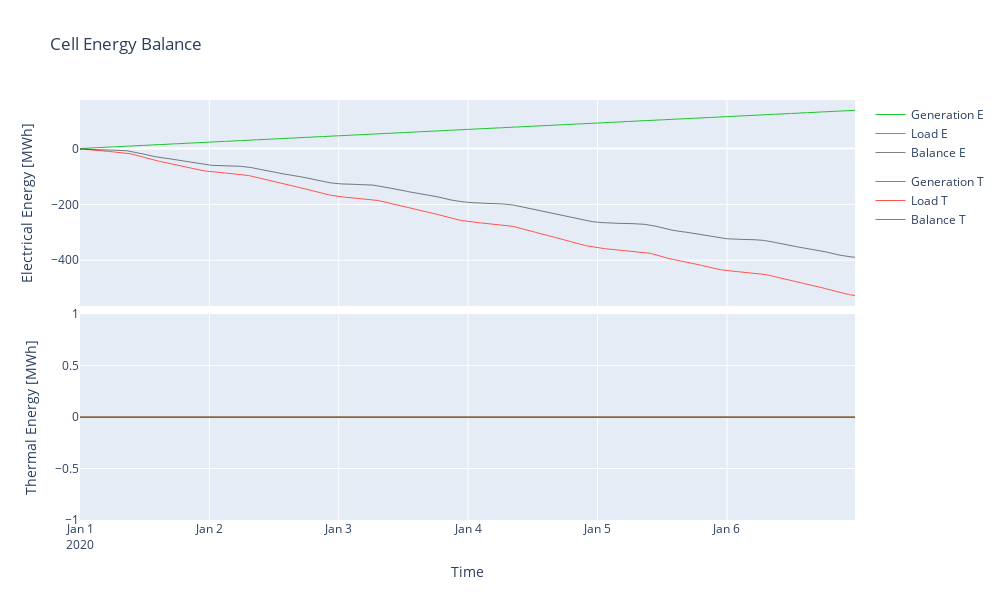

Notebook code for this chart:
### Code cell
plots.cellEnergyBalance(cell, time)

### Figure 1 — Plotly figure (JSON) as saved in the notebook; plotly's stock layout.template omitted (floating-point values rounded to 4 significant figures; data arrays with more than 128 entries replaced by an {"elided": "..."} marker saying what was removed)
{"data": [{"legendgroup": "Electrical", "line": {"color": "rgb(27,198,47)", "width": 1}, "name": "Generation E", "type": "scatter", "x": {"elided": "576 str values"}, "xaxis": "x", "y": {"elided": "576 float values"}, "yaxis": "y"}, {"legendgroup": "Electrical", "line": {"color": "rgb(255,84,79)", "width": 1}, "name": "Load E", "type": "scatter", "x": {"elided": "576 str values"}, "xaxis": "x", "y": {"elided": "576 float values"}, "yaxis": "y"}, {"legendgroup": "Electrical", "line": {"color": "rgba(0,0,0,0.5)", "width": 1}, "name": "Balance E", "type": "scatter", "x": {"elided": "576 str values"}, "xaxis": "x", "y": {"elided": "576 float values"}, "yaxis": "y"}, {"legendgroup": "Thermal", "line": {"color": "rgb(27,198,47)", "width": 1}, "name": "Generation T", "type": "scatter", "x": {"elided": "576 str values"}, "xaxis": "x2", "y": {"elided": "576 int values"}, "yaxis": "y2"}, {"legendgroup": "Thermal", "line": {"color": "rgb(255,84,79)", "width": 1}, "name": "Load T", "type": "scatter", "x": {"elided": "576 str values"}, "xaxis": "x2", "y": {"elided": "576 int values"}, "yaxis": "y2"}, {"legendgroup": "Thermal", "line": {"color": "rgba(0,0,0,0.5)", "width": 1}, "name": "Balance T", "type": "scatter", "x": {"elided": "576 str values"}, "xaxis": "x2", "y": {"elided": "576 int values"}, "yaxis": "y2"}], "layout": {"height": 600, "title": {"text": "Cell Energy Balance"}, "width": 1000, "xaxis": {"anchor": "y", "domain": [0, 1], "matches": "x2", "showticklabels": false}, "xaxis2": {"anchor": "y2", "domain": [0, 1], "title": {"text": "Time"}}, "yaxis": {"anchor": "x", "domain": [0.51, 1], "title": {"text": "Electrical Energy [MWh]"}}, "yaxis2": {"anchor": "x2", "domain": [0, 0.49], "title": {"text": "Thermal Energy [MWh]"}}}}
